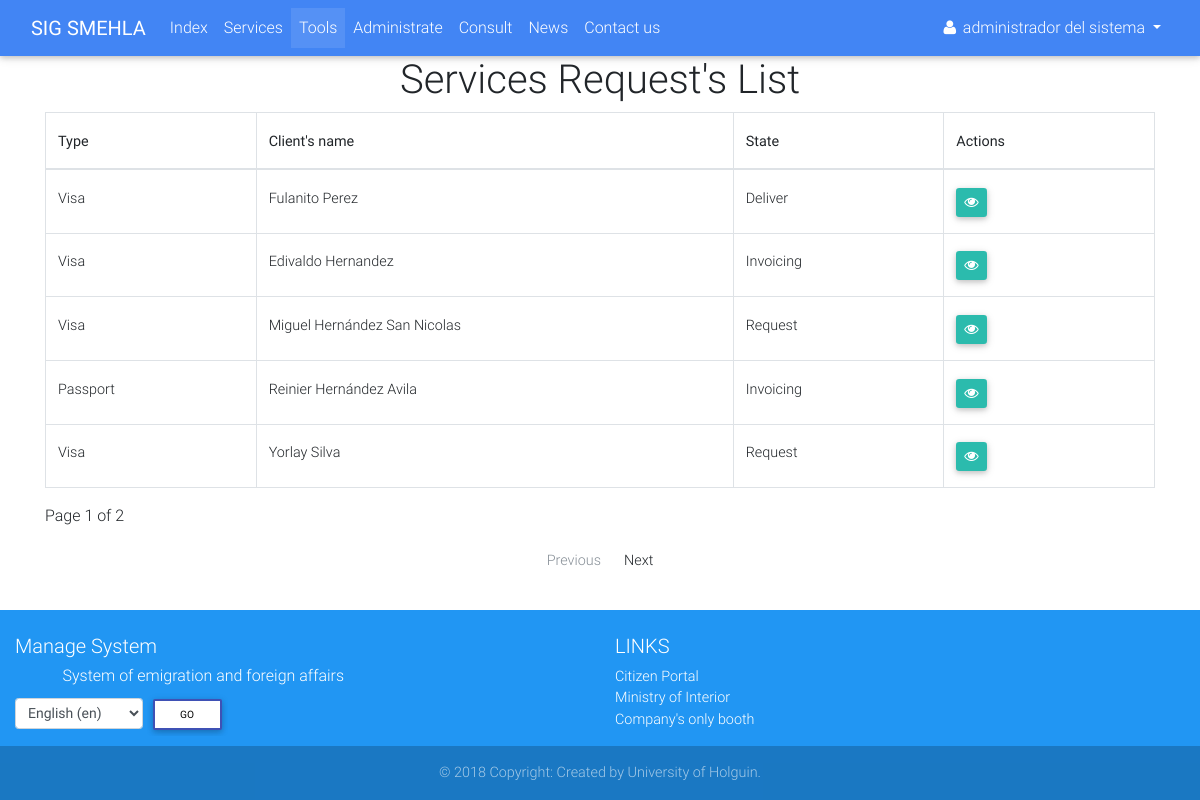
Page /tools/ (signed in) on the earlier database version.
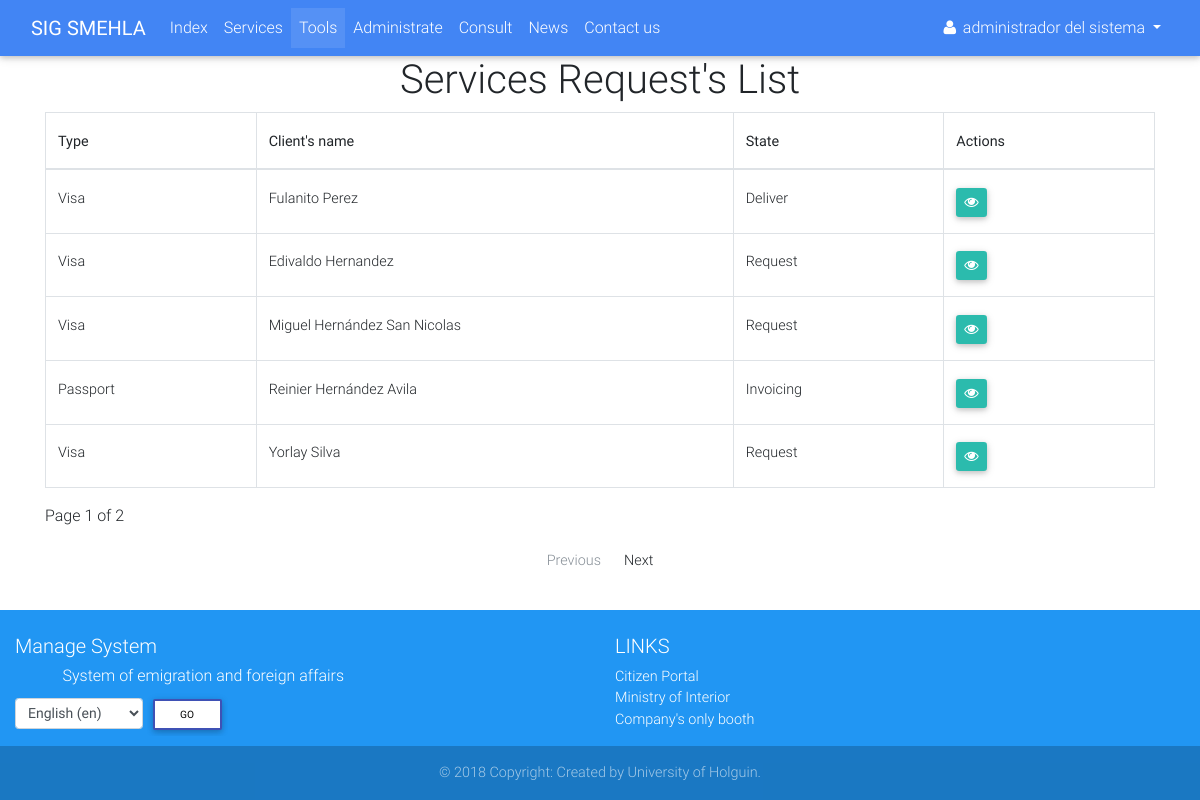
Same page on the later database version.
### services/models.py (models this page shows, shortened)
class Service(models.Model):
    SERVICE_STATUS = (
        ('1', _('Request')),
        ('2', _('Invoicing')),
        ('3', _('Revision')),
        ('4', _('Authenticating')),
        ('5', _('Deliver')),
    )
    SERVICE_TYPE = {
        'None': _('Unknown service type'),
        'visa': _('Visa'),
        'passport': _('Passport'),
        'renovation': _('Residence renovation'),
        'marriage': _('Residence by marriage'),
        'authorization': _('Residence authorization'),
    }
    client = models.ForeignKey(verbose_name=_('Client'), to=Client, on_delete=models.CASCADE)
    status = models.CharField(_('Status'), max_length=1, choices=SERVICE_STATUS, default='1')
    service_type = None
    def get_service_type(self):
        if self.service_type:
            return self.SERVICE_TYPE[self.service_type]
        else:
            return self.SERVICE_TYPE['None']
    def can_mod(self, user):
        if user:
            if (self.status == '1' and user.occupation == 'FAC') or (
                    self.status == '2' and user.occupation == 'BAC') or (
                    self.status == '3' and user.occupation == 'BDAC') or (
                    self.status == '4' and user.occupation == 'DIR'):
                return True
        return False

class Client(models.Model):
    CIVIL_STATUS = (
        ('S', _('Single')),
        ('E', _('Engaged')),
        ('M', _('Married')),
        ('W', _('Widower')),
    )
    def upload_file(self, filename):
        ext = filename.split('.')[-1]
        return 'clients/{}.{}'.format(self.ci, ext)
    def upload_image(self, filename):
        ext = filename.split('.')[-1]
        return 'clients/picture/{}.{}'.format(self.first_name, ext)
    ci = models.CharField(_('Identity card'), max_length=13, unique=True)
    picture = models.ImageField(_('Picture'), upload_to=upload_image, null=True, blank=True)
    first_name = models.CharField(_('First name'), max_length=30)
    last_name = models.CharField(_('Last name'), max_length=150)
    born_date = models.DateField(_('Born date'), validators=[validators.validate_born_date])
    civil_status = models.CharField(_('Civil status'), choices=CIVIL_STATUS, max_length=1)
    naturalness = models.CharField(_("Naturalness"), max_length=30)
    nationality = models.CharField(_('Nationality'), max_length=30)
    father = models.CharField(_('Father name'), max_length=200)
    mother = models.CharField(_('Mother name'), max_length=200)
    address = models.TextField(_('Address'))
    email = models.EmailField(_('Email'))
    phone = models.PositiveIntegerField(_('Phone number'))
    data_attachment = models.FileField(_('Data attachment'), upload_to=upload_file, null=True, blank=True)
    def get_full_name(self):
        full_name = '%s %s' % (self.first_name, self.last_name)
        return full_name.strip()
    class Meta:
        verbose_name = _('Client')
        verbose_name_plural = _('Clients')

### services/views.py (the view)
# urls.py: path('tools/', views.ServiceToolsView.as_view(), name='tools'),
class ServiceToolsView(mixins.LoginRequiredMixin, mixins.NavbarMixin, generic.ListView):
    tab_name = 'tools'
    template_name = 'services/tools.html'
    model = models.Service
    paginate_by = 5

### accounts/mixins.py (called while the page is built)
    def get_tab_name(self):
        if self.tab_name:
            return self.tab_name
        else:
            return 'init'

    def get_context_data(self, **kwargs):
        context = super(NavbarMixin, self).get_context_data(**kwargs)
        context['tab'] = self.get_tab_name()
        return context

### accounts/models.py (called while the page is built)
    def __str__(self):
        if self.first_name and self.last_name:
            return self.get_full_name()
        else:
            return self.username

### services/templatetags/service_tags.py (called while the page is built)
@register.simple_tag
def user_can_mod_service(service, profile):
    return service.can_mod(profile)

### services/templates/services/tools.html (shortened to what the changed rows need)
{% extends 'navbar.html' %}
{% load i18n %}
{% load service_tags %}
{% block main %}
    <div class="container">
        <h1 class="text-center">{% trans "Services Request's List" %}</h1>
        <div class="row">
            <div class="col-12">
                <table class="table table-bordered table-hover" cellspacing="0" width="100%">
                    <thead>
                    <tr>
                        <th class="th-sm">{% trans 'Type' %}</th>
                        <th class="th-sm">{% trans "Client's name" %}</th>
                        <th class="th-sm">{% trans 'State' %}</th>
                        <th class="th-sm">{% trans 'Actions' %}</th>
                    </tr>
                    </thead>
                    <tbody>
                    {% for service in page_obj %}
                        <tr>
                            {% if service.visa %}
                                <td>{{ service.visa.get_service_type }}</td>
                            {% elif service.passport %}
                                <td>{{ service.passport.get_service_type }}</td>
                            {% elif service.residencerenovation %}
                                <td>{{ service.residencerenovation.get_service_type }}</td>
                            {% elif service.residencemarriage %}
                                <td>{{ service.residencemarriage.get_service_type }}</td>
                            {% elif service.residenceauthorization %}
                                <td>{{ service.residenceauthorization.get_service_type }}</td>
                            {% else %}
                                <td>{{ service.get_service_type }}</td>
                            {% endif %}
                            <td>
                                <a href="{% url 'services:client_detail' service.client.pk %}">{{ service.client.get_full_name }}</a>
                            </td>
                            <td>{{ service.get_status_display }}</td>
                            <td class="btn-group-sm">
                                {% if service.visa %}
                                    <a href="{% url 'services:service_detail' service.visa.service_type service.pk %}"
                                       class="btn btn-default">
                                        <i class="fa fa-eye"></i>
                                    </a>
                                {% elif service.passport %}
                                    <a href="{% url 'services:service_detail' service.passport.service_type service.pk %}"
                                       class="btn btn-default">
                                        <i class="fa fa-eye"></i>
                                    </a>
                                {% elif service.residencerenovation %}
                                    <a href="{% url 'services:service_detail' service.residencerenovation.service_type service.pk %}"
                                       class="btn btn-default">
                                        <i class="fa fa-eye"></i>
                                    </a>
                                {% elif service.residencemarriage %}
                                    <a href="{% url 'services:service_detail' service.residencemarriage.service_type service.pk %}"
                                       class="btn btn-default">
                                        <i class="fa fa-eye"></i>
                                    </a>
                                {% elif service.residenceauthorization %}
                                    <a href="{% url 'services:service_detail' service.residenceauthorization.service_type service.pk %}"
                                       class="btn btn-default">
                                        <i class="fa fa-eye"></i>
                                    </a>
                                {% endif %}
                                {% user_can_mod_service service user as can_mod %}
                            </td>
                        </tr>
                    {% empty %}
                        <tr>
                            <td colspan="4" class="text-center text-danger">No existen ningun servicio en el sistema
                            </td>
                        </tr>
                    {% endfor %}
                    </tbody>
                </table>
            </div>
        </div>
    </div>
{% endblock %}

Differences in the rows shown:
changed Service "Edivaldo Hernandez": status "Invoicing" → "Request"
